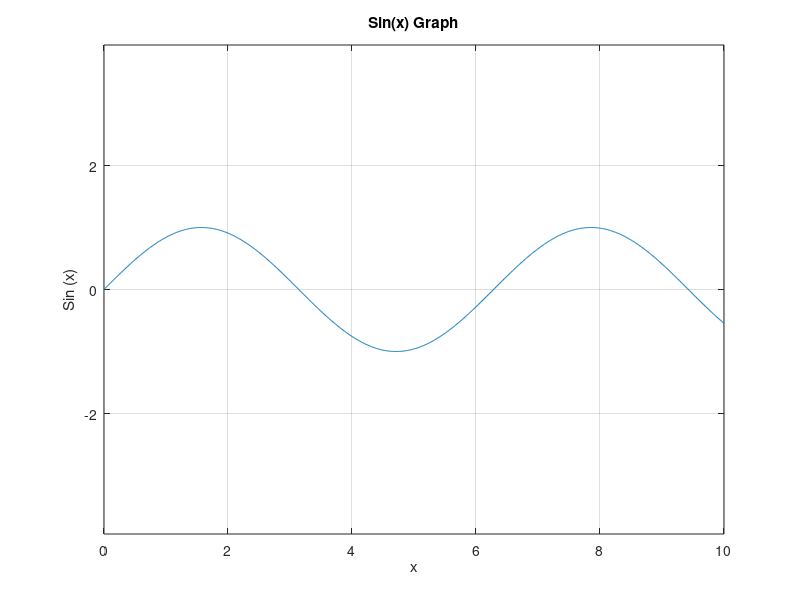

Write MATLAB code to recreate this figure.
clc
clear all;
close all;
x=[0:0.01:10];
y=sin(x);
plot(x,y);
xlabel('x');
ylabel('Sin (x)');
title('Sin(x) Graph');
grid on;
axis equal
